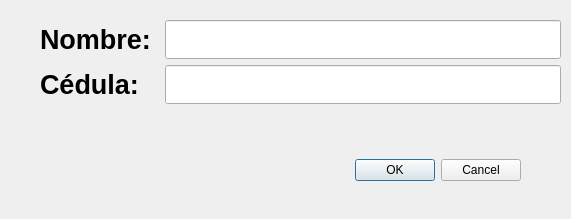
<?xml version="1.0" encoding="UTF-8"?>
<ui version="4.0">
 <class>Dialog</class>
 <widget class="QDialog" name="Dialog">
  <property name="geometry">
   <rect>
    <x>0</x>
    <y>0</y>
    <width>571</width>
    <height>219</height>
   </rect>
  </property>
  <property name="windowTitle">
   <string>Dialog</string>
  </property>
  <property name="modal">
   <bool>false</bool>
  </property>
  <widget class="QDialogButtonBox" name="buttonBox">
   <property name="geometry">
    <rect>
     <x>300</x>
     <y>150</y>
     <width>221</width>
     <height>41</height>
    </rect>
   </property>
   <property name="orientation">
    <enum>Qt::Horizontal</enum>
   </property>
   <property name="standardButtons">
    <set>QDialogButtonBox::Cancel|QDialogButtonBox::Ok</set>
   </property>
  </widget>
  <widget class="QWidget" name="formLayoutWidget">
   <property name="geometry">
    <rect>
     <x>40</x>
     <y>20</y>
     <width>521</width>
     <height>101</height>
    </rect>
   </property>
   <layout class="QFormLayout" name="formLayout">
    <item row="0" column="0">
     <widget class="QLabel" name="label">
      <property name="font">
       <font>
        <pointsize>20</pointsize>
        <weight>75</weight>
        <bold>true</bold>
       </font>
      </property>
      <property name="text">
       <string>Nombre: </string>
      </property>
     </widget>
    </item>
    <item row="1" column="0">
     <widget class="QLabel" name="label_2">
      <property name="font">
       <font>
        <pointsize>20</pointsize>
        <weight>75</weight>
        <bold>true</bold>
       </font>
      </property>
      <property name="text">
       <string>Cédula: </string>
      </property>
     </widget>
    </item>
    <item row="0" column="1">
     <widget class="QLineEdit" name="nombre">
      <property name="font">
       <font>
        <pointsize>20</pointsize>
       </font>
      </property>
     </widget>
    </item>
    <item row="1" column="1">
     <widget class="QLineEdit" name="cedula">
      <property name="font">
       <font>
        <pointsize>20</pointsize>
       </font>
      </property>
     </widget>
    </item>
   </layout>
  </widget>
 </widget>
 <resources/>
 <connections>
  <connection>
   <sender>buttonBox</sender>
   <signal>accepted()</signal>
   <receiver>Dialog</receiver>
   <slot>accept()</slot>
   <hints>
    <hint type="sourcelabel">
     <x>248</x>
     <y>254</y>
    </hint>
    <hint type="destinationlabel">
     <x>157</x>
     <y>274</y>
    </hint>
   </hints>
  </connection>
  <connection>
   <sender>buttonBox</sender>
   <signal>rejected()</signal>
   <receiver>Dialog</receiver>
   <slot>reject()</slot>
   <hints>
    <hint type="sourcelabel">
     <x>316</x>
     <y>260</y>
    </hint>
    <hint type="destinationlabel">
     <x>286</x>
     <y>274</y>
    </hint>
   </hints>
  </connection>
 </connections>
</ui>
